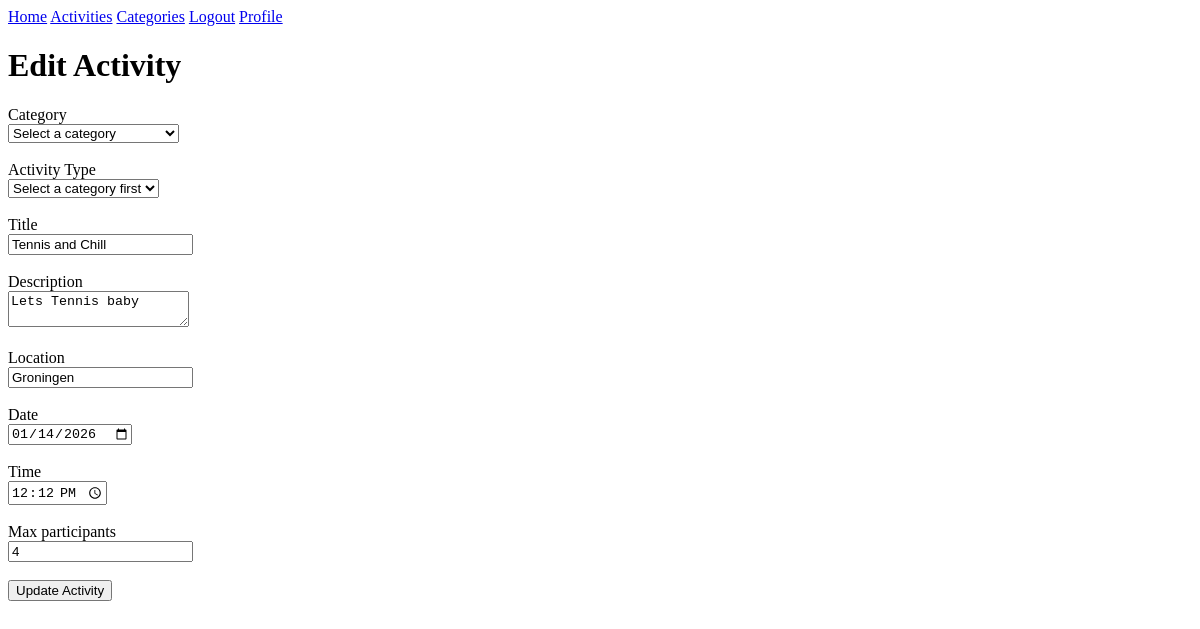
The app's page /activities/1/edit (signed in), older data.
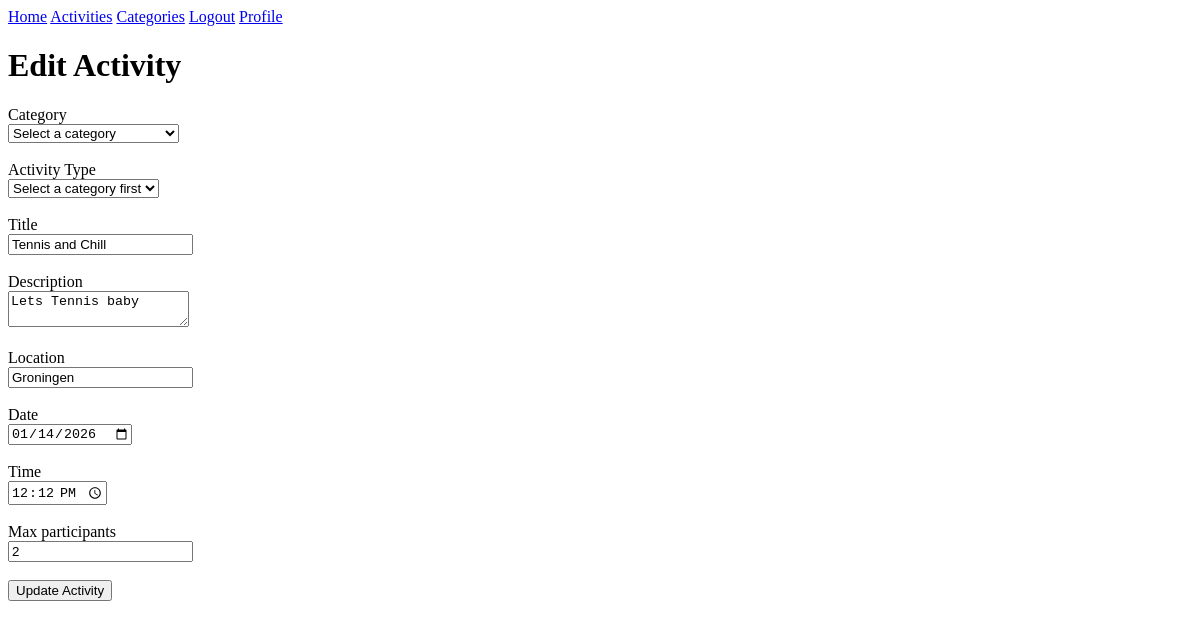
The same page, newer data.
### app/models.py (models this page shows, shortened)
class Activity(db.Model):
    __tablename__ = 'activities'
    id = db.Column(db.Integer, primary_key=True)
    title = db.Column(db.String(200), nullable=False)
    description = db.Column(db.Text)
    location = db.Column(db.String(255), nullable=False)
    activity_date = db.Column(db.Date, nullable=False)
    activity_time = db.Column(db.Time, nullable=False)
    max_participants = db.Column(db.Integer, default=10)
    creator_id = db.Column(db.Integer, db.ForeignKey('users.id'), nullable=False)
    category_id = db.Column(db.Integer, db.ForeignKey('categories.id'), nullable=False)
    activity_type_id = db.Column(db.Integer, db.ForeignKey('activity_types.id'), nullable=False)
    created_at = db.Column(db.DateTime, default=datetime.now(timezone.utc))
    updated_at = db.Column(db.DateTime, default=datetime.now(timezone.utc), onupdate=datetime.now(timezone.utc))

### app/routes.py (the view, shortened to what this page needs)
@app.route("/activities/<int:id>/edit", methods=["GET", "POST"])
@login_required
def edit_activity(id):
    activity = Activity.query.get_or_404(id)
    categories = Category.query.all()
    activity_types = ActivityType.query.all()
    return render_template(
        "edit_activity.html",
        activity=activity,
        categories=categories,
        activity_types=activity_types
    )

### app/models.py (called while the page is built)
@login.user_loader
def load_user(id):
    return db.session.get(Users, int(id))

### app/templates/edit_activity.html (shortened to what this page needs)
{% extends "base.html" %}
{% block content %}
<h1>Edit Activity</h1>
<form method="POST">
    <label>Category</label><br>
    <select name="category_id" id="category_id" required>
        <option value="">Select a category</option>
    </select><br><br>
    <label>Activity Type</label><br>
    <select name="activity_type_id" id="activity_type_id" required>
        <option value="">Select a category first</option>
    </select><br><br>
    <label>Title</label><br>
    <input type="text" name="title" value="{{ activity.title }}" required><br><br>
    <label>Description</label><br>
    <textarea name="description">{{ activity.description }}</textarea><br><br>
    <label>Location</label><br>
    <input type="text" name="location" value="{{ activity.location }}" required><br><br>
    <label>Date</label><br>
    <input type="date" name="activity_date"
           value="{{ activity.activity_date }}" required><br><br>
    <label>Time</label><br>
    <input type="time" name="activity_time"
           value="{{ activity.activity_time }}" required><br><br>
    <label>Max participants</label><br>
    <input type="number" name="max_participants"
           value="{{ activity.max_participants }}" min="1"><br><br>
    <button type="submit">Update Activity</button>
</form>
{% endblock %}

Row changes from the older to the newer data that the page shows:
changed Activity "Tennis and Chill": max_participants "4" → "2"
